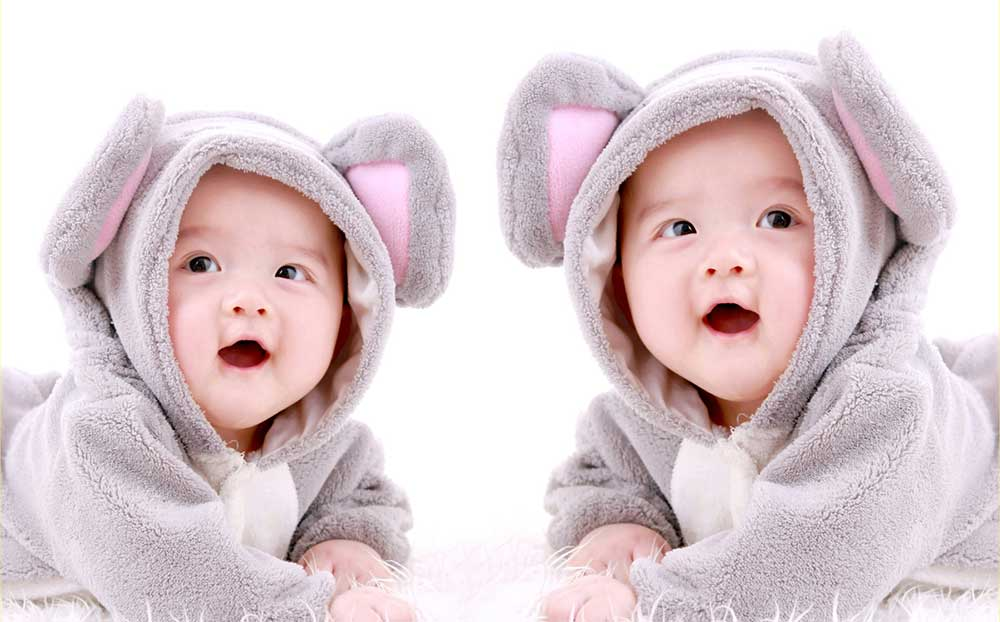
#> input picture dig_img_6/twins.jpg, 1000 x 622 px
$ jupyter execute dig_img_6.ipynb
#> lines starting #> are read from the running program, lines starting #| are printed output that depends on the picture; long printed decimals are rounded
## Initialization

[cell 1]
import cv2
import matplotlib.pyplot as plt
import numpy as np
from skimage.util import random_noise
from math import log10, sqrt

[cell 2]
def PSNR(original, compressed):
  mse = np.mean((original-compressed)**2)
  if mse==0: #no noise in picture
    return 100
  max_pixel = 255.0
  psnr = 20*log10(max_pixel/sqrt(mse))
  return psnr

# Noise

## Salt & Pepper noise

[cell 3]
img = cv2.imread('twins.jpg',0)
#> img: shape (622, 1000); min 0, max 255, mean 211.7
sp = random_noise(img, mode='s&p')
sp2 = random_noise(img, mode='s&p', amount=0.2)
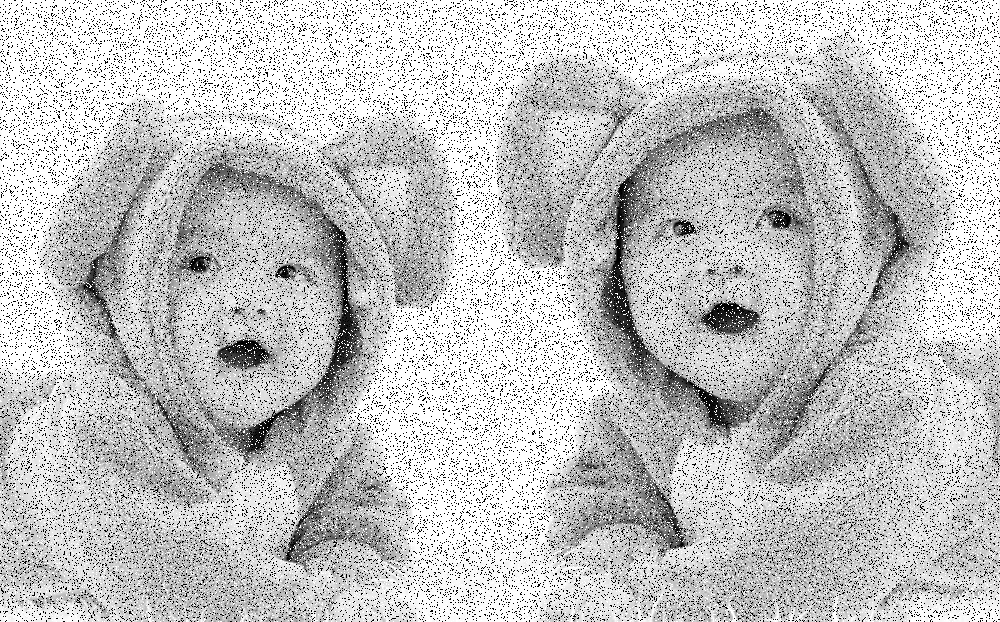
#> sp2: shape (622, 1000) float64; min 0, max 1, mean 0.764

fig = plt.figure(figsize=(16,8))
fig.add_subplot(1,3,1), plt.imshow(img, cmap='gray'), plt.title('Original')
fig.add_subplot(1,3,2), plt.imshow(sp, cmap='gray'), plt.title('Salt % Pepper')
fig.add_subplot(1,3,3), plt.imshow(sp2, cmap='gray'), plt.title('Salt & Pepper (noise density=0.2)')
plt.show()

## Gaussian noise

[cell 4]
gauss = random_noise(img, mode='gaussian')
gauss2 = random_noise(img, mode='gaussian', var=0.002, mean=0.5)
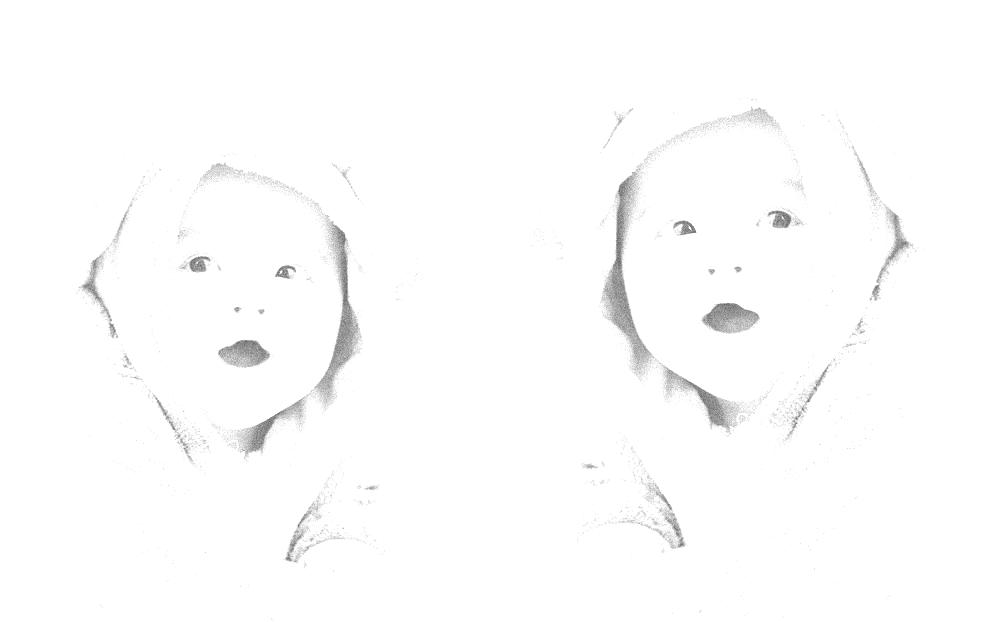
#> gauss2: shape (622, 1000) float64; min 0.367, max 1, mean 0.991

fig = plt.figure(figsize=(16,8))
fig.add_subplot(1,3,1), plt.imshow(img, cmap='gray'), plt.title('Original')
fig.add_subplot(1,3,2), plt.imshow(gauss, cmap='gray'), plt.title('Gaussian')
fig.add_subplot(1,3,3), plt.imshow(gauss2, cmap='gray'), plt.title('Gaussian (reduce var to 0.002)')
plt.show()

## Speckle noise

[cell 5]
speckle = random_noise(img, mode='speckle', var=0.2)
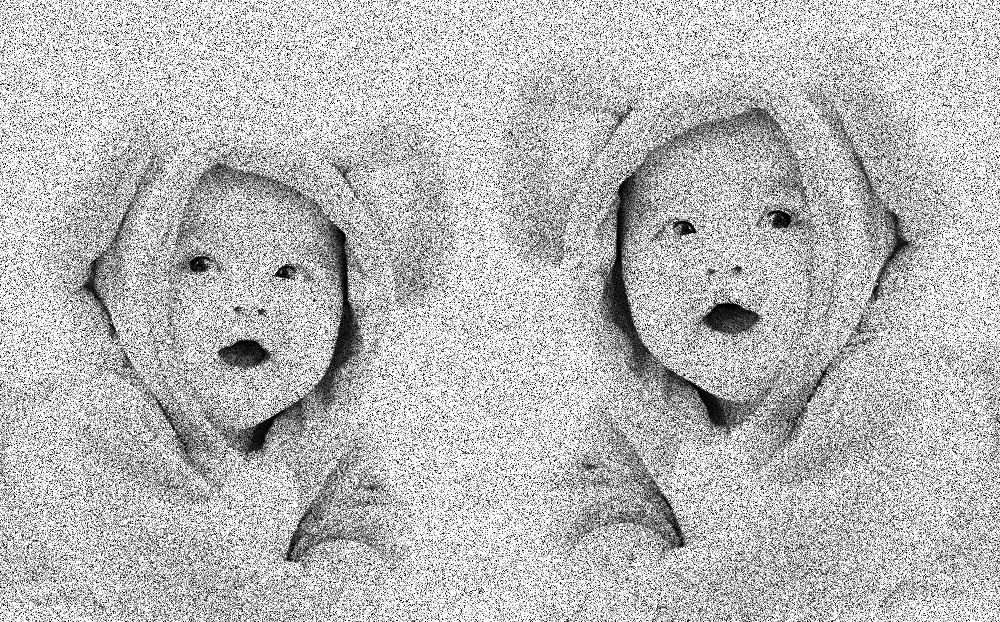
#> speckle: shape (622, 1000) float64; min 0, max 1, mean 0.734
speckle2 = random_noise(img, mode='speckle', var=0.9)
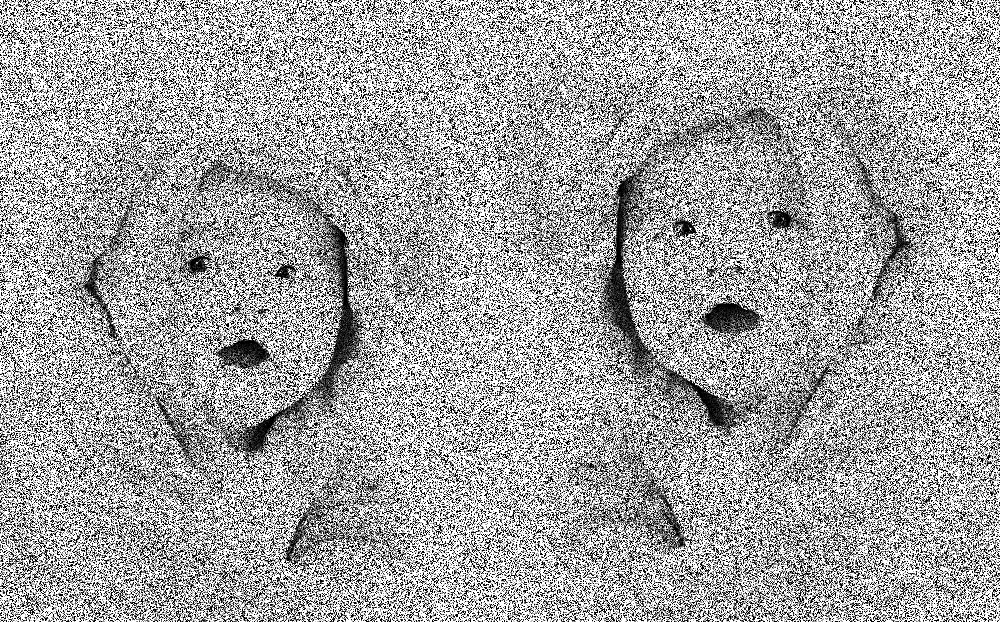
#> speckle2: shape (622, 1000) float64; min 0, max 1, mean 0.638

fig = plt.figure(figsize=(16,8))
fig.add_subplot(1,3,1), plt.imshow(img, cmap='gray'), plt.title('Original')
fig.add_subplot(1,3,2), plt.imshow(speckle, cmap='gray'), plt.title('Speckle (var=0.2)')
fig.add_subplot(1,3,3), plt.imshow(speckle2, cmap='gray'), plt.title('Speckle (var=0.9)')
plt.show()

## Periodic noise

[cell 6]
img = cv2.imread('nasa_image.png',0)
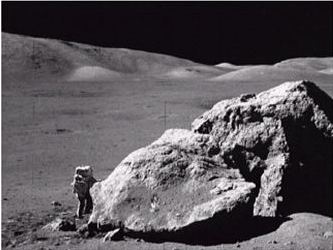
#> input picture dig_img_6/nasa_image.png, 333 x 250 px
#> img: shape (250, 333); min 0, max 255, mean 83.1

s = 100 #strength

nx, ny = img.shape
#> nx = 250; ny = 333
y = np.linspace(-nx/2,nx/2,nx)
#> y = 250 values from -125 to 125
x = np.linspace(-ny/2,ny/2,ny)
#> x = 333 values from -166.5 to 166.5
xv, yv = np.meshgrid(x,y)
p = s*(np.sin(np.pi*xv/3+np.pi*yv/5)+1.0)
print(img.shape)
#| (250, 333)

img_pn = img.astype(float)+p
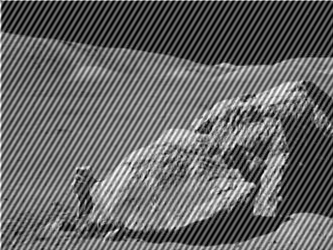
#> img_pn: shape (250, 333) float64; min 0, max 455, mean 183.1; drawn with min black and max white

fig = plt.figure(figsize=(11,6))
fig.add_subplot(1,2,1), plt.imshow(img, cmap='gray'), plt.title('Original')
fig.add_subplot(1,2,2), plt.imshow(img_pn, cmap='gray'), plt.title('Image with Periodic noise')
plt.show()

[cell 7]
f = np.fft.fft2(img)
fshift = np.fft.fftshift(f)
magnitude_spectrum = np.log(1+np.abs(fshift))
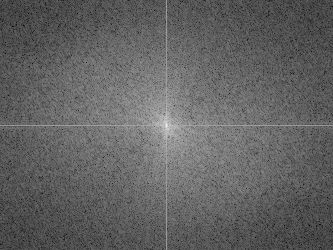
#> magnitude_spectrum: shape (250, 333) float64; min 2.8, max 15.75, mean 7.81; drawn with min black and max white

f2 = np.fft.fft2(img_pn)
fshift2 = np.fft.fftshift(f2)
magnitude_spectrum2 = np.log(1+np.abs(fshift2))

fig = plt.figure(figsize=(11,6))
fig.add_subplot(1,2,1), plt.imshow(magnitude_spectrum,cmap='gray'), plt.title('Original Frequency Domain')
fig.add_subplot(1,2,2), plt.imshow(magnitude_spectrum2,cmap='gray'), plt.title('Image with Periodic noise Frequency Domain')
plt.show()

# Image restoration

## Avgerage filtering

[cell 8]
img = cv2.imread('twins.jpg',0)

img_sp = random_noise(img, mode='s&p')
img_sp2 = random_noise(img, mode='s&p',amount=0.2)

K_SIZE = 3

avg_filter = np.ones((K_SIZE,K_SIZE),np.float32)/(K_SIZE*K_SIZE)

img_sp_a3 = cv2.filter2D(img_sp, -1, avg_filter)
img_sp2_a3 = cv2.filter2D(img_sp2, -1, avg_filter)

fig = plt.figure(figsize=(12,8))
fig.add_subplot(2,2,1), plt.imshow(img_sp,cmap='gray'), plt.title('Salt & Pepper')
fig.add_subplot(2,2,2), plt.imshow(img_sp2,cmap='gray'), plt.title('Salt & Pepper(noise density=0.2)')
fig.add_subplot(2,2,3), plt.imshow(img_sp_a3,cmap='gray'), plt.title('Restored Salt & Pepper')
fig.add_subplot(2,2,4), plt.imshow(img_sp2_a3,cmap='gray'), plt.title('Restored Salt & Pepper(noise density=0.2)')
plt.show()

## Median filtering

[cell 9]
img = cv2.imread('twins.jpg',0)

img_sp = random_noise(img, mode='s&p')
img_sp2 = random_noise(img, mode='s&p',amount=0.2)
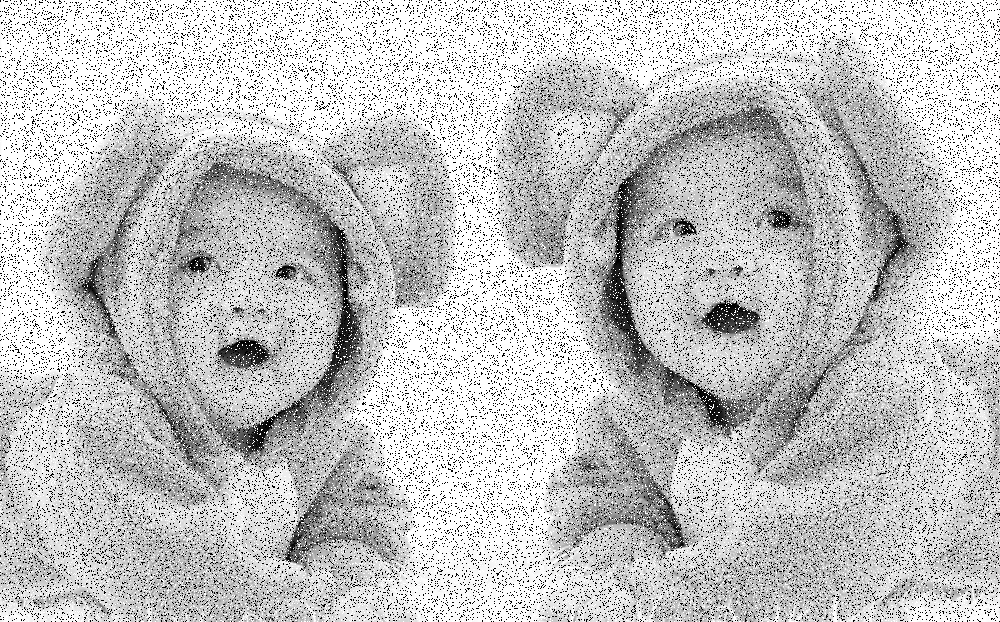
#> img_sp2: shape (622, 1000) float64; min 0, max 1, mean 0.764
img_sp = np.array(255*img_sp, dtype='uint8')
img_sp2 = np.array(255*img_sp2, dtype='uint8')

fig = plt.figure(figsize=(16,8))
fig.add_subplot(2,4,1), plt.imshow(img_sp, cmap='gray'), plt.title('Salt & Pepper')
fig.add_subplot(2,4,2), plt.imshow(img_sp2, cmap='gray'), plt.title('Salt & Pepper(noise density=0.2)')

img_md = cv2.medianBlur(img_sp,3)
img_md2 = cv2.medianBlur(img_sp2,3)
fig.add_subplot(2,4,5), plt.imshow(img_md, cmap='gray'), plt.title('Restored Salt & Pepper \nwith median filter')
fig.add_subplot(2,4,6), plt.imshow(img_md2, cmap='gray'), plt.title('Restored Salt & Pepper \n(noise density=0.2) with median filter')
plt.show()

## Gaussian filtering

[cell 10]
K_SIZE = 11

img_sp_g3 = cv2.GaussianBlur(sp,(K_SIZE,K_SIZE),0)
img_sp2_g3 = cv2.GaussianBlur(sp,(K_SIZE,K_SIZE),0)

fig = plt.figure(figsize=(16,8))
fig.add_subplot(2,4,1), plt.imshow(img_sp, cmap='gray'), plt.title('Salt & Pepper')
fig.add_subplot(2,4,2), plt.imshow(img_sp2, cmap='gray'), plt.title('Salt & Pepper(noise density=0.2)')

fig.add_subplot(2,4,5), plt.imshow(img_sp_g3, cmap='gray'), plt.title('Restored Salt & Pepper \nwith gaussian filter')
fig.add_subplot(2,4,6), plt.imshow(img_sp2_g3, cmap='gray'), plt.title('Restored Salt & Pepper \n(noise density=0.2) with gaussian filter')
plt.show()

## Band reject filtering

[cell 11]
img = cv2.imread('nasa_image.png',0)

s = 100 #strength

nx, ny = img.shape
y = np.linspace(-nx/2,nx/2,nx)
x = np.linspace(-ny/2,ny/2,ny)
xv, yv = np.meshgrid(x,y)
p = s*(np.sin(np.pi*xv/3+np.pi*yv/5)+1.0)

img_pn = img.astype(float)+p

nx, ny = img_pn.shape
y = np.linspace(-nx/2,nx/2,nx)
x = np.linspace(-ny/2,ny/2,ny)
xv, yv = np.meshgrid(x,y)
radiusCoor = np.sqrt(xv**2 + yv**2)

r1 = radiusCoor < 54
r2 = radiusCoor >= 69
mask1 = np.ones([nx,ny])
bandReject = cv2.bitwise_or(r1.astype(np.uint8),r2.astype(np.uint8),mask=mask1.astype(np.uint8))
# plt.imshow(bandReject,cmap='gray')
# plt.show()

f = np.fft.fft2(img_pn)
fshift = np.fft.fftshift(f)
img_bandReject = bandReject * fshift
img_ft_filter_hp_spectrum = np.log(1+np.abs(img_bandReject))
plt.imshow(img_ft_filter_hp_spectrum, cmap='gray')
plt.show()

f_ishift_br = np.fft.ifftshift(img_bandReject)
img_restored_br = np.fft.ifft2(f_ishift_br)
img_restored_br = np.abs(img_restored_br)
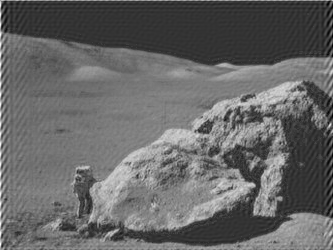
#> img_restored_br: shape (250, 333) float64; min 16.41, max 430, mean 183.2; drawn with min black and max white
plt.imshow(img_restored_br, cmap='gray')
plt.show()

## Notch filtering

[cell 12]
img = cv2.imread('nasa_image.png',0)

s = 100 #strength

nx, ny = img.shape
y = np.linspace(-nx/2,nx/2,nx)
x = np.linspace(-ny/2,ny/2,ny)
xv, yv = np.meshgrid(x,y)
p = s*(np.sin(np.pi*xv/3+np.pi*yv/5)+1.0)

img_pn = img.astype(float)+p

nx, ny = img_pn.shape
y = np.linspace(0,nx,nx)
#> y = 250 values from 0 to 250
x = np.linspace(0,ny,ny)
#> x = 333 values from 0 to 333
xv, yv = np.meshgrid(x,y)

f = np.fft.fft2(img_pn)
fshift = np.fft.fftshift(f)

im_notchFilter = fshift.copy()
im_notchFilter[90:110,95:120] = 0
im_notchFilter[140:160,210:235] = 0

img_ft_filter_nf_spectrum = np.log(1+np.abs(im_notchFilter))
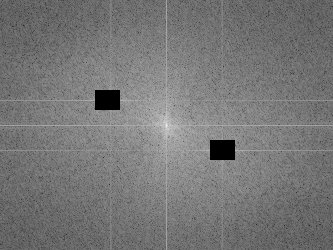
#> img_ft_filter_nf_spectrum: shape (250, 333) float64; min 0, max 16.54, mean 7.72; drawn with min black and max white
plt.imshow(img_ft_filter_nf_spectrum, cmap='gray')
plt.show()


f_ishift_nf = np.fft.ifftshift(im_notchFilter)
img_restored_nf = np.fft.ifft2(f_ishift_nf)
img_restored_nf = np.abs(img_restored_nf)
plt.imshow(img_restored_nf, cmap='gray')
plt.show()

# Evaluate

[cell 13]
original_img = cv2.imread('twins.jpg',0)
print('PSNR of gaussian filter on salt&pepper:',PSNR(original_img,img_sp_g3))
#> in PSNR, `mse = np.mean((original-compressed)**2)`: mse = 46468.4
#> in PSNR, `psnr = 20*log10(max_pixel/sqrt(mse))`: psnr = 1.46
#| PSNR of gaussian filter on salt&pepper: 1.459
print('PSNR of median filter on salt&pepper:',PSNR(original_img,img_md),'\n')
#| PSNR of median filter on salt&pepper: 35.725
print('PSNR of gaussian filter on salt&pepper(0.2):',PSNR(original_img,img_sp2_g3))
#| PSNR of gaussian filter on salt&pepper(0.2): 1.459
print('PSNR of median filter on salt&pepper(0.2):',PSNR(original_img,img_md2))
#| PSNR of median filter on salt&pepper(0.2): 35.032

[cell 14]
original_img = cv2.imread('nasa_image.png',0)
print('PSNR of band reject filtering:',PSNR(original_img,img_restored_br))
#| PSNR of band reject filtering: 8.051
print('PSNR of notch filtering:',PSNR(original_img,img_restored_nf))
#| PSNR of notch filtering: 8.093
